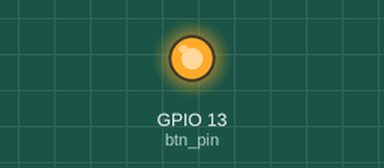
This program was run on a simulated Raspberry Pi (BCM pin numbers). Parts: output pins drawn as LEDs (lit = HIGH). What the program prints to the terminal is not drawn. At 5.0 s the program stops and its outputs stay as they are.

Above: at 0.1 s.
Timing chart, 0 to 1.6 s (numbered marks = the images above):
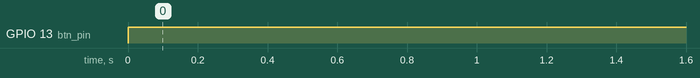

The program:

rpi_pwrdownisr_torex.py
```python
#! /usr/bin/python3
#usage power off control.
#torex ic need to press long push for power off
#it is different time each ic
#do fix a parameter ISR_PERIOD. It decide hold the transistor turn on

import RPi.GPIO as GPIO
import time
import subprocess

def subprocess_open(command):
    popen = subprocess.Popen(command, stdout=subprocess.PIPE, stderr=subprocess.PIPE, shell=True)
    (stdoutdata, stderrdata) = popen.communicate()
    return stdoutdata, stderrdata

#period unit : sec
ISR_PERIOD = 5
#GPIO6 default pull-up
btn_pin = 13
ORDERCMD = 'sudo halt'

GPIO.setmode(GPIO.BCM)
GPIO.setup(btn_pin, GPIO.OUT)

GPIO.output(btn_pin,GPIO.HIGH)
print('signal out:high,and sleep')
time.sleep(ISR_PERIOD)

#GPIO.output(btn_pin,GPIO.LOW)
#print('program end')

#deinit GPIㅒ
#GPIO.cleanup()
```

Measured:
- by itself, GPIO 13 (btn_pin): LOW → HIGH at 0.00 s
